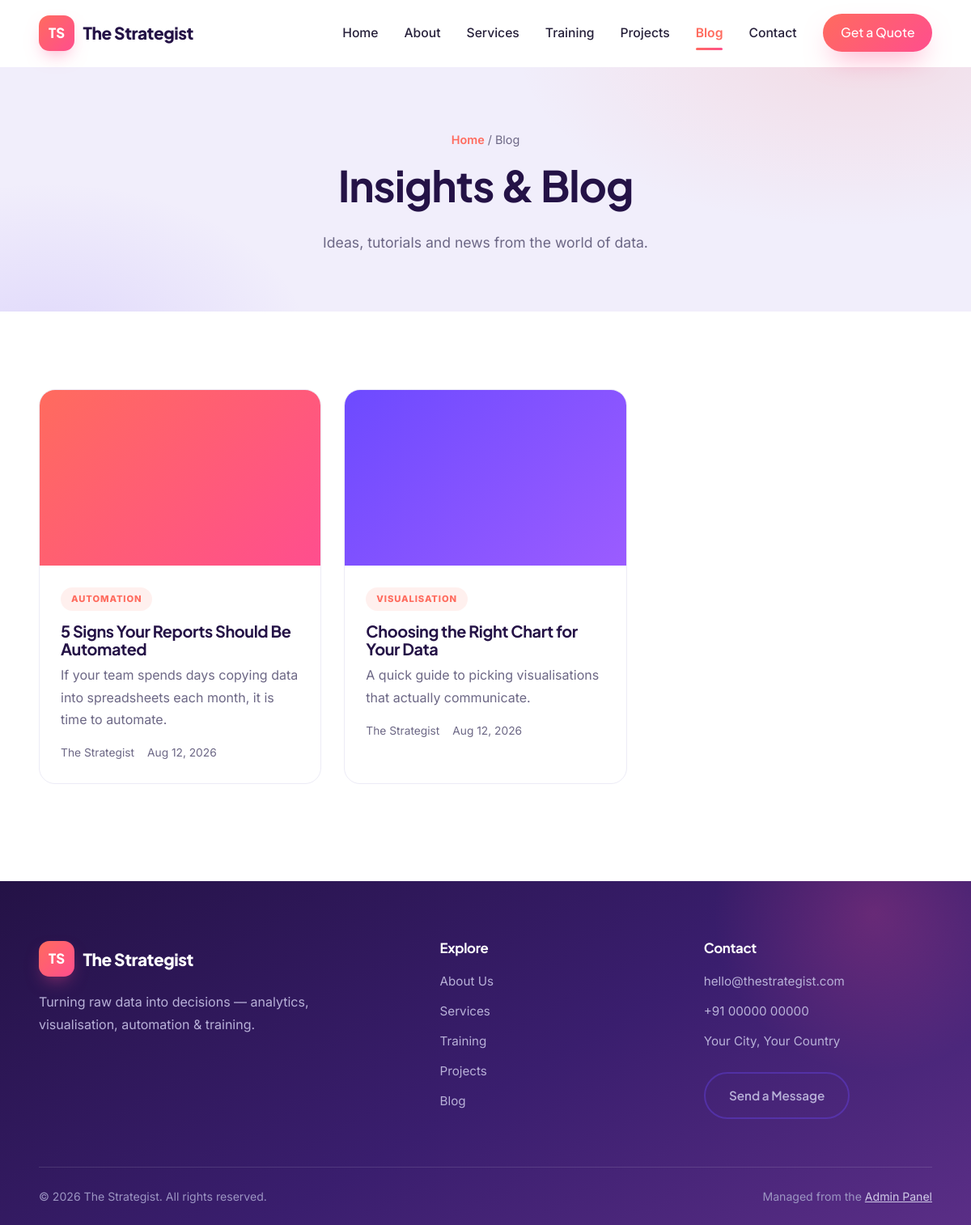
Screenshot of /blog.php with the database file from the repository.
### tables this page shows
CREATE TABLE IF NOT EXISTS `content_blocks` (
  `id`        INT AUTO_INCREMENT PRIMARY KEY,
  `page`      VARCHAR(60)  NOT NULL,
  `block_key` VARCHAR(80)  NOT NULL,
  `label`     VARCHAR(160) NOT NULL,
  `type`      VARCHAR(20)  NOT NULL DEFAULT 'text',   
  `value`     MEDIUMTEXT,
  `sort`      INT NOT NULL DEFAULT 0,
  UNIQUE KEY `page_key` (`page`,`block_key`)
);

CREATE TABLE IF NOT EXISTS `blog_posts` (
  `id`          INT AUTO_INCREMENT PRIMARY KEY,
  `title`       VARCHAR(200) NOT NULL,
  `slug`        VARCHAR(220) NOT NULL UNIQUE,
  `excerpt`     TEXT,
  `content`     MEDIUMTEXT,
  `image_url`   TEXT,
  `author`      VARCHAR(120) DEFAULT 'The Strategist',
  `category`    VARCHAR(80)  DEFAULT 'Insights',
  `status`      VARCHAR(20)  NOT NULL DEFAULT 'published',  
  `published_at`DATETIME     NOT NULL DEFAULT CURRENT_TIMESTAMP
);

### config/db.php (called while the page is built, shortened)
<?php
function db() {
    static $pdo = null;
    if ($pdo === null) {
        $dsn = 'mysql:host=' . DB_HOST . ';dbname=' . DB_NAME . ';charset=utf8mb4';
        try {
            $pdo = new PDO($dsn, DB_USER, DB_PASS, [
                PDO::ATTR_ERRMODE            => PDO::ERRMODE_EXCEPTION,
                PDO::ATTR_DEFAULT_FETCH_MODE => PDO::FETCH_ASSOC,
                PDO::ATTR_EMULATE_PREPARES   => false,
            ]);
        } catch (PDOException $e) {
            if (DEBUG) {
                die('Database connection failed: ' . htmlspecialchars($e->getMessage())
                    . '<br><br>Edit <code>config/config.php</code> with your database details, '
                    . 'and make sure you have imported <code>config/schema.sql</code>.');
            }
            die('The site is temporarily unavailable. Please try again later.');
        }
    }
    return $pdo;
}
function q($sql, $params = []) {
    $st = db()->prepare($sql);
    $st->execute($params);
    return $st;
}
function fetchAll($sql, $params = []) { return q($sql, $params)->fetchAll(); }

### blog.php (the view, shortened to what this page needs)
<?php
require_once __DIR__ . '/includes/functions.php';
$posts = fetchAll("SELECT * FROM blog_posts WHERE status='published' ORDER BY published_at DESC");
include __DIR__ . '/includes/header.php';
?>
<section class="page-hero">
  <div class="container">
    <div class="breadcrumb"><a href="<?= e(url('index.php')) ?>">Home</a> / Blog</div>
    <h1><?= e(block('blog','title','Insights & Blog')) ?></h1>
    <p><?= e(block('blog','subtitle')) ?></p>
  </div>
</section>
<section>
  <div class="container">
    <?php if ($posts): ?>
    <div class="grid-3">
      <?php foreach ($posts as $p): $bi = resolve_image($p['image_url']); ?>
      <a class="media-card" href="<?= e(url('blog-single.php?slug=' . urlencode($p['slug']))) ?>">
        <div class="thumb <?= $bi ? '' : 'placeholder' ?>">
          <?php if ($bi): ?><img src="<?= e($bi) ?>" alt="<?= e($p['title']) ?>">
          <?php else: ?><?= service_icon('data') ?><?php endif; ?>
        </div>
        <div class="body">
          <span class="tag"><?= e($p['category']) ?></span>
          <h3><?= e($p['title']) ?></h3>
          <p><?= e($p['excerpt'] ?: excerpt($p['content'])) ?></p>
          <div class="meta"><span><?= e($p['author']) ?></span><span><?= e(date('M j, Y', strtotime($p['published_at']))) ?></span></div>
        </div>
      </a>
      <?php endforeach; ?>
    </div>
    <?php else: ?><div class="empty">No posts yet. Add them from the admin panel.</div><?php endif; ?>
  </div>
</section>
<?php include __DIR__ . '/includes/footer.php'; ?>

### includes/functions.php (shortened to what this page needs)
<?php
require_once __DIR__ . '/../config/db.php';
function e($v) { return htmlspecialchars((string)$v, ENT_QUOTES, 'UTF-8'); }
function base_url() {
    $https  = (!empty($_SERVER['HTTPS']) && $_SERVER['HTTPS'] !== 'off');
    $scheme = $https ? 'https' : 'http';
    $host   = $_SERVER['HTTP_HOST'] ?? 'localhost';
    $dir = str_replace('\\', '/', dirname($_SERVER['SCRIPT_NAME'] ?? '/'));
    $dir = rtrim($dir, '/');
    return $scheme . '://' . $host . $dir;
}
function url($path = '') { return base_url() . '/' . ltrim($path, '/'); }
function all_settings() {
    static $cache = null;
    if ($cache === null) {
        $cache = [];
        foreach (fetchAll('SELECT skey, svalue FROM settings') as $r) {
            $cache[$r['skey']] = $r['svalue'];
        }
    }
    return $cache;
}
function setting($key, $default = '') {
    $s = all_settings();
    return array_key_exists($key, $s) && $s[$key] !== null && $s[$key] !== '' ? $s[$key] : $default;
}
function content_map($page) {
    static $cache = [];
    if (!isset($cache[$page])) {
        $cache[$page] = [];
        foreach (fetchAll('SELECT block_key, value, type FROM content_blocks WHERE page = ?', [$page]) as $r) {
            $cache[$page][$r['block_key']] = $r;
        }
    }
    return $cache[$page];
}
function block($page, $key, $default = '') {
    $m = content_map($page);
    if (isset($m[$key]) && $m[$key]['value'] !== null && $m[$key]['value'] !== '') return $m[$key]['value'];
    return $default;
}
function resolve_image($url, $fallback = '') {
    $url = trim((string)$url);
    if ($url === '') return $fallback;
    return $url;
}
function service_icon($key) {
    $c = 'currentColor';
    $icons = [
      'analytics' => '<path d="M4 20V10M10 20V4M16 20v-7M22 20H2"/>',
      'chart'     => '<path d="M3 3v18h18"/><rect x="7" y="10" width="3" height="7"/><rect x="12" y="6" width="3" height="11"/><rect x="17" y="13" width="3" height="4"/>',
      'automation'=> '<circle cx="12" cy="12" r="3"/><path d="M12 2v3M12 19v3M2 12h3M19 12h3M5 5l2 2M17 17l2 2M19 5l-2 2M7 17l-2 2"/>',
      'project'   => '<path d="M3 7h18v13H3z"/><path d="M8 7V4h8v3"/>',
      'data'      => '<ellipse cx="12" cy="5" rx="8" ry="3"/><path d="M4 5v6c0 1.7 3.6 3 8 3s8-1.3 8-3V5M4 11v6c0 1.7 3.6 3 8 3s8-1.3 8-3v-6"/>',
      'gear'      => '<circle cx="12" cy="12" r="3"/><path d="M19 12a7 7 0 0 0-.1-1l2-1.6-2-3.4-2.4 1a7 7 0 0 0-1.7-1L14.5 2h-4l-.3 2.5a7 7 0 0 0-1.7 1l-2.4-1-2 3.4L4.1 11a7 7 0 0 0 0 2l-2 1.6 2 3.4 2.4-1a7 7 0 0 0 1.7 1l.3 2.5h4l.3-2.5a7 7 0 0 0 1.7-1l2.4 1 2-3.4-2-1.6a7 7 0 0 0 .1-1z"/>',
    ];
    $p = $icons[$key] ?? $icons['chart'];
    return '<svg viewBox="0 0 24 24" fill="none" stroke="' . $c . '" stroke-width="1.8" '
         . 'stroke-linecap="round" stroke-linejoin="round" width="34" height="34">' . $p . '</svg>';
}

### assets/css/style.css (style rules this page uses)
*,*::before,*::after { box-sizing:border-box }
:root { --primary:#6D4AFF; --secondary:#FF6B5E; --accent:#FF4E8E; --dark:#241246; --grad-brand:linear-gradient(135deg,var(--primary),var(--secondary)); --grad-cta:linear-gradient(135deg,var(--secondary),var(--accent)); --grad-warm:linear-gradient(135deg,#FF9A5A,var(--accent)); --grad-cool:linear-gradient(135deg,var(--primary),#9B5CFF); --grad-hero:linear-gradient(150deg,var(--dark) 0%,#3A1E6E 55%,#5A2E86 100%); --ink:#26203a; --muted:#6c6785; --line:#ecebf6; --bg:#ffffff; --lav:#f1eefb; --lav-2:#f7f5fe; --radius:20px; --radius-sm:14px; --shadow:0 26px 60px -28px rgba(45,20,90,.45); --shadow-sm:0 12px 30px -16px rgba(45,20,90,.30); --ring:0 0 0 1px rgba(109,74,255,.12); }
html { scroll-behavior:smooth }
body { margin:0;font-family:'Inter',system-ui,sans-serif;color:var(--ink);background:var(--bg); line-height:1.7;-webkit-font-smoothing:antialiased;text-rendering:optimizeLegibility }
h1,h2,h3,h4 { font-family:'Plus Jakarta Sans',sans-serif;color:var(--dark);line-height:1.12; margin:0 0 .5em;letter-spacing:-.02em }
a { color:inherit;text-decoration:none }
.container { width:min(1200px,92%);margin-inline:auto }
section { padding:96px 0 }
.grid-3 { display:grid;grid-template-columns:repeat(3,1fr);gap:28px }
.media-card { background:#fff;border:1px solid var(--line);border-radius:var(--radius);overflow:hidden; transition:transform .3s cubic-bezier(.2,.8,.2,1),box-shadow .3s;display:block }
.media-card .thumb { aspect-ratio:16/10;position:relative;overflow:hidden }
.media-card .thumb.placeholder { display:grid;place-items:center;color:#fff;background:var(--grad-cool) }
.media-card:nth-child(3n+1) .thumb.placeholder { background:var(--grad-cta) }
.media-card .body { padding:26px }
.tag { display:inline-block;font-size:.7rem;font-weight:800;letter-spacing:.08em;text-transform:uppercase; color:var(--secondary);background:rgba(255,107,94,.1);padding:5px 13px;border-radius:999px;margin-bottom:14px }
.media-card h3 { font-size:1.24rem;margin-bottom:8px }
.media-card p { color:var(--muted);margin:0 }
.meta { display:flex;flex-wrap:wrap;gap:16px;margin-top:16px;color:var(--muted);font-size:.86rem }
.page-hero { position:relative;overflow:hidden;padding:78px 0 70px;text-align:center;background:var(--lav);isolation:isolate }
.page-hero::before { content:"";position:absolute;inset:0;z-index:-1; background:radial-gradient(700px 380px at 88% -10%,rgba(255,107,94,.14),transparent 60%), radial-gradient(600px 400px at 5% 120%,rgba(109,74,255,.14),transparent 55%),var(--lav) }
.page-hero h1 { font-size:clamp(2.2rem,4.8vw,3.3rem) }
.page-hero p { color:var(--muted);max-width:640px;margin:.5em auto 0;font-size:1.1rem }
.breadcrumb { color:var(--muted);font-size:.9rem;margin-bottom:14px }
.breadcrumb a { color:var(--secondary);font-weight:600 }

### rows the page displays
content_blocks: value "Ideas, tutorials and news from the world of data."
blog_posts: category "AUTOMATION", title "5 Signs Your Reports Should Be Automated", excerpt "If your team spends days copying data into spreadsheets each month, it is time to automate.", author "The Strategist", published_at "Aug 12, 2026"
blog_posts: category "VISUALISATION", title "Choosing the Right Chart for Your Data", excerpt "A quick guide to picking visualisations that actually communicate.", author "The Strategist", published_at "Aug 12, 2026"

### other values shown
setting('site_name') "The Strategist"
$label "Home"
$label "About"
$label "Services"
$label "Training"
$label "Projects"
$label "Blog"
$label "Contact"
block('blog','title','Insights & Blog') "Insights & Blog"
setting('footer_text') "Turning raw data into decisions — analytics, visualisation, automation & training."
$em "hello@thestrategist.com"
$ph "+91 00000 00000"
$ad "Your City, Your Country"
